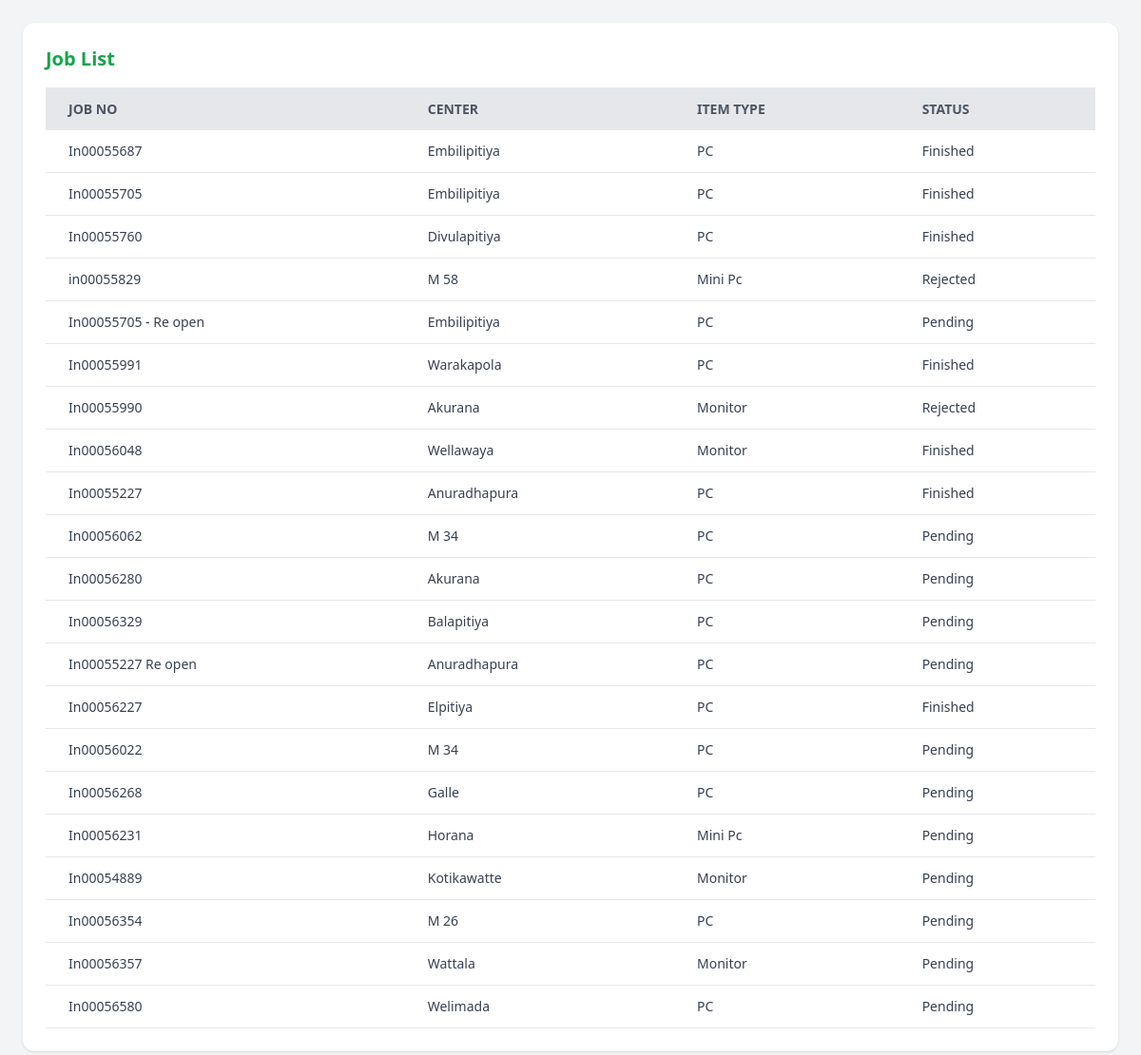
/jobs/ (signed in), run on an earlier commit of the app's database.
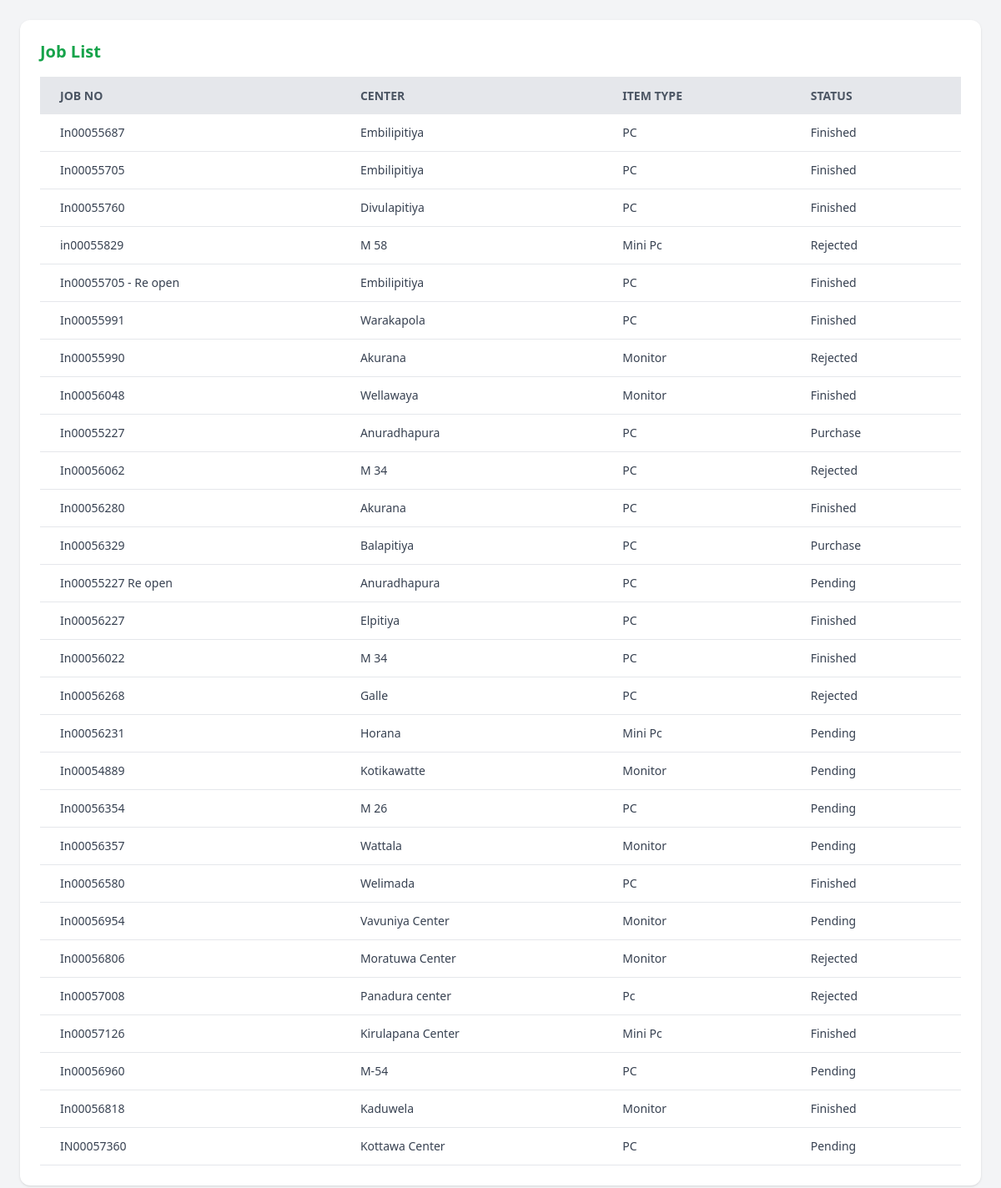
And on a later commit of the database.
### tracking/models.py (models this page shows, shortened)
class Job(models.Model):
    STATUS_CHOICES = [
        ('Pending', 'Pending'),
        ('Finished', 'Finished'),
        ('Rejected', 'Rejected'),
        ('Purchase', 'Item in Purchase'),
    ]
    created_by = models.ForeignKey(User, on_delete=models.CASCADE, related_name='created_jobs')  # who entered job
    job_date = models.DateField()  # Mandatory
    center = models.CharField(max_length=100)  # Mandatory
    area_manager = models.CharField(max_length=100)  # Mandatory
    area_manager_email = models.EmailField()  # Mandatory
    job_number = models.CharField(max_length=50, unique=True)  # Mandatory
    item_type = models.CharField(max_length=100)  # Mandatory
    request_by = models.CharField(max_length=100)  # Mandatory
    requester_designation = models.CharField(max_length=100)  # Mandatory
    job_assignee = models.CharField(max_length=100)  # Mandatory
    center_sent_date = models.DateField(null=True, blank=True)  # Optional
    head_office_receive_date = models.DateField(null=True, blank=True)  # Optional
    serial_number = models.CharField(max_length=100)  # Mandatory
    pronto_no_receive = models.CharField(max_length=100, null=True, blank=True)  # Optional
    finish_date = models.DateField(null=True, blank=True)  # Optional
    status = models.CharField(max_length=20, choices=STATUS_CHOICES)  # Mandatory
    remark = models.TextField()  # Mandatory (removed blank=True)
    created_at = models.DateTimeField(auto_now_add=True)

### tracking/views.py (the view)
# urls.py: path('jobs/', views.job_list, name='job_list'),
@login_required
def job_list(request):
    jobs = Job.objects.all()
    return render(request, 'job_list.html', {'jobs': jobs})

### tracking/templates/job_list.html (shortened to what this page needs)
<!DOCTYPE html>
<html>
<head>
    <script src="https://cdn.tailwindcss.com"></script>
</head>
<body class="bg-gray-100 p-6">
    <div class="max-w-6xl mx-auto bg-white shadow rounded-xl p-6">
        <h1 class="text-xl font-bold text-green-600 mb-4">Job List</h1>
        <table class="min-w-full bg-white">
            <thead>
                <tr class="bg-gray-200 text-gray-600 uppercase text-sm leading-normal">
                    <th class="py-3 px-6 text-left">Job No</th>
                    <th class="py-3 px-6 text-left">Center</th>
                    <th class="py-3 px-6 text-left">Item Type</th>
                    <th class="py-3 px-6 text-left">Status</th>
                </tr>
            </thead>
            <tbody class="text-gray-700 text-sm">
                {% for job in jobs %}
                <tr class="border-b border-gray-200 hover:bg-gray-100">
                    <td class="py-3 px-6">{{ job.job_number }}</td>
                    <td class="py-3 px-6">{{ job.center }}</td>
                    <td class="py-3 px-6">{{ job.item_type }}</td>
                    <td class="py-3 px-6">{{ job.status }}</td>
                </tr>
                {% empty %}
                <tr>
                    <td colspan="4" class="py-3 px-6 text-center">No jobs found.</td>
                </tr>
                {% endfor %}
            </tbody>
        </table>
    </div>
</body>
</html>

What changed in the data, as far as the page shows it:
changed Job "In00055705 - Re open": status "Pending" → "Finished"
changed Job "In00055227": status "Finished" → "Purchase"
changed Job "In00056062": status "Pending" → "Rejected"
changed Job "In00056280": status "Pending" → "Finished"
changed Job "In00056329": status "Pending" → "Purchase"
changed Job "In00056022": status "Pending" → "Finished"
changed Job "In00056268": status "Pending" → "Rejected"
changed Job "In00056580": status "Pending" → "Finished"
added Job: job_number "In00056954", center "Vavuniya Center", item_type "Monitor", status "Pending"
added Job: job_number "In00056806", center "Moratuwa Center", item_type "Monitor", status "Rejected"
added Job: job_number "In00057008", center "Panadura center", item_type "Pc", status "Rejected"
added Job: job_number "In00057126", center "Kirulapana Center", item_type "Mini Pc", status "Finished"
added Job: job_number "In00056960", center "M-54", item_type "PC", status "Pending"
added Job: job_number "In00056818", center "Kaduwela", item_type "Monitor", status "Finished"
added Job: job_number "IN00057360", center "Kottawa Center", item_type "PC", status "Pending"
